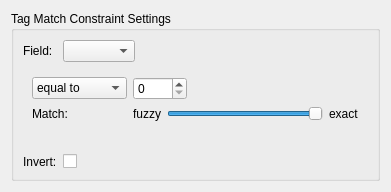
<?xml version="1.0" encoding="UTF-8"?>
<ui version="4.0">
 <author>Soren Harward &lt;stharward@gmail.com&gt;</author>
 <class>TagMatchEditWidget</class>
 <widget class="QWidget" name="TagMatchEditWidget">
  <property name="geometry">
   <rect>
    <x>0</x>
    <y>0</y>
    <width>391</width>
    <height>190</height>
   </rect>
  </property>
  <property name="windowTitle">
   <string>Form</string>
  </property>
  <property name="whatsThis">
   <string>An editor for a TagMatch constraint.  The user can specify a track characteristic, and the APG will fill the playlist with tracks that match that characteristic.  This functions similarity to the matching attributes of the smart playlists in Amarok 1.4.</string>
  </property>
  <layout class="QVBoxLayout" name="verticalLayout">
   <item>
    <widget class="QGroupBox" name="groupBox">
     <property name="title">
      <string>Tag Match Constraint Settings</string>
     </property>
     <layout class="QGridLayout" name="gridLayout_4">
      <item row="1" column="0">
       <layout class="QGridLayout" name="gridLayout_3">
        <item row="0" column="0">
         <widget class="QLabel" name="label_Match">
          <property name="whatsThis">
           <string>Selects which track characteristic you want to match.</string>
          </property>
          <property name="text">
           <string>Field:</string>
          </property>
          <property name="buddy">
           <cstring>comboBox_Field</cstring>
          </property>
         </widget>
        </item>
        <item row="0" column="1">
         <layout class="QHBoxLayout" name="horizontalLayout_11">
          <item>
           <widget class="QComboBox" name="comboBox_Field">
            <property name="whatsThis">
             <string>Selects which track characteristic you want to match.</string>
            </property>
           </widget>
          </item>
          <item>
           <spacer name="horizontalSpacer_5">
            <property name="orientation">
             <enum>Qt::Horizontal</enum>
            </property>
            <property name="sizeHint" stdset="0">
             <size>
              <width>40</width>
              <height>20</height>
             </size>
            </property>
           </spacer>
          </item>
         </layout>
        </item>
        <item row="2" column="1">
         <widget class="QCheckBox" name="checkBox_Invert">
          <property name="whatsThis">
           <string>&lt;!DOCTYPE HTML PUBLIC &quot;-//W3C//DTD HTML 4.0//EN&quot; &quot;http://www.w3.org/TR/REC-html40/strict.dtd&quot;&gt;
&lt;html&gt;&lt;head&gt;&lt;meta name=&quot;qrichtext&quot; content=&quot;1&quot; /&gt;&lt;style type=&quot;text/css&quot;&gt;
p, li { white-space: pre-wrap; }
&lt;/style&gt;&lt;/head&gt;&lt;body style=&quot; font-family:'Calibri'; font-size:10pt; font-weight:400; font-style:normal;&quot;&gt;
&lt;p style=&quot; margin-top:0px; margin-bottom:0px; margin-left:0px; margin-right:0px; -qt-block-indent:0; text-indent:0px;&quot;&gt;The APG will choose all tracks that do &lt;span style=&quot; font-weight:600;&quot;&gt;not&lt;/span&gt; match the specified characteristics.&lt;/p&gt;&lt;/body&gt;&lt;/html&gt;</string>
          </property>
          <property name="text">
           <string/>
          </property>
         </widget>
        </item>
        <item row="2" column="0">
         <widget class="QLabel" name="label_Invert">
          <property name="whatsThis">
           <string>&lt;!DOCTYPE HTML PUBLIC &quot;-//W3C//DTD HTML 4.0//EN&quot; &quot;http://www.w3.org/TR/REC-html40/strict.dtd&quot;&gt;
&lt;html&gt;&lt;head&gt;&lt;meta name=&quot;qrichtext&quot; content=&quot;1&quot; /&gt;&lt;style type=&quot;text/css&quot;&gt;
p, li { white-space: pre-wrap; }
&lt;/style&gt;&lt;/head&gt;&lt;body style=&quot; font-family:'Calibri'; font-size:10pt; font-weight:400; font-style:normal;&quot;&gt;
&lt;p style=&quot; margin-top:0px; margin-bottom:0px; margin-left:0px; margin-right:0px; -qt-block-indent:0; text-indent:0px;&quot;&gt;The APG will choose all tracks that do &lt;span style=&quot; font-weight:600;&quot;&gt;not&lt;/span&gt; match the specified characteristics.&lt;/p&gt;&lt;/body&gt;&lt;/html&gt;</string>
          </property>
          <property name="text">
           <string>Invert:</string>
          </property>
          <property name="buddy">
           <cstring>checkBox_Invert</cstring>
          </property>
         </widget>
        </item>
        <item row="1" column="0" colspan="2">
         <widget class="QStackedWidget" name="stackedWidget_Field">
          <property name="currentIndex">
           <number>0</number>
          </property>
          <widget class="QWidget" name="page_valueInt">
           <layout class="QGridLayout" name="gridLayout_2">
            <item row="0" column="0">
             <layout class="QGridLayout" name="gridLayout">
              <item row="0" column="0">
               <widget class="QComboBox" name="comboBox_ComparisonInt">
                <property name="whatsThis">
                 <string>Whether the APG should choose tracks that are less than, equal to, or greater than the specified value.</string>
                </property>
                <property name="currentIndex">
                 <number>1</number>
                </property>
                <item>
                 <property name="text">
                  <string>less than</string>
                 </property>
                </item>
                <item>
                 <property name="text">
                  <string>equal to</string>
                 </property>
                </item>
                <item>
                 <property name="text">
                  <string>greater than</string>
                 </property>
                </item>
               </widget>
              </item>
              <item row="0" column="1">
               <layout class="QHBoxLayout" name="horizontalLayout_9">
                <item>
                 <widget class="QSpinBox" name="spinBox_ValueInt">
                  <property name="whatsThis">
                   <string>The numerical value that the track characteristic should match.</string>
                  </property>
                  <property name="maximum">
                   <number>9999</number>
                  </property>
                 </widget>
                </item>
                <item>
                 <spacer name="horizontalSpacer_4">
                  <property name="orientation">
                   <enum>Qt::Horizontal</enum>
                  </property>
                  <property name="sizeHint" stdset="0">
                   <size>
                    <width>40</width>
                    <height>20</height>
                   </size>
                  </property>
                 </spacer>
                </item>
               </layout>
              </item>
              <item row="1" column="0">
               <widget class="QLabel" name="label_StrictnessInt">
                <property name="whatsThis">
                 <string>How strict the APG should be about matching tracks to the specified value.</string>
                </property>
                <property name="text">
                 <string>Match:</string>
                </property>
                <property name="buddy">
                 <cstring>slider_StrictnessInt</cstring>
                </property>
               </widget>
              </item>
              <item row="1" column="1">
               <layout class="QHBoxLayout" name="horizontalLayout_10">
                <item>
                 <widget class="QLabel" name="label_FuzzyInt">
                  <property name="text">
                   <string>fuzzy</string>
                  </property>
                 </widget>
                </item>
                <item>
                 <widget class="QSlider" name="slider_StrictnessInt">
                  <property name="whatsThis">
                   <string>How strict the APG should be about matching tracks to the specified value.</string>
                  </property>
                  <property name="maximum">
                   <number>10</number>
                  </property>
                  <property name="value">
                   <number>10</number>
                  </property>
                  <property name="orientation">
                   <enum>Qt::Horizontal</enum>
                  </property>
                 </widget>
                </item>
                <item>
                 <widget class="QLabel" name="label_ExactInt">
                  <property name="text">
                   <string>exact</string>
                  </property>
                 </widget>
                </item>
               </layout>
              </item>
              <item row="2" column="1">
               <spacer name="verticalSpacer_4">
                <property name="orientation">
                 <enum>Qt::Vertical</enum>
                </property>
                <property name="sizeHint" stdset="0">
                 <size>
                  <width>20</width>
                  <height>40</height>
                 </size>
                </property>
               </spacer>
              </item>
             </layout>
            </item>
           </layout>
          </widget>
          <widget class="QWidget" name="page_valueDate">
           <layout class="QGridLayout" name="gridLayout_8">
            <item row="0" column="0">
             <layout class="QGridLayout" name="gridLayout_7">
              <item row="0" column="0">
               <widget class="QComboBox" name="comboBox_ComparisonDate">
                <property name="whatsThis">
                 <string>Whether the APG should choose tracks that are before, on, or after a specific date; or whether it should choose tracks that are within a certain time range.</string>
                </property>
                <property name="currentIndex">
                 <number>1</number>
                </property>
                <item>
                 <property name="text">
                  <string>before</string>
                 </property>
                </item>
                <item>
                 <property name="text">
                  <string>on</string>
                 </property>
                </item>
                <item>
                 <property name="text">
                  <string>after</string>
                 </property>
                </item>
                <item>
                 <property name="text">
                  <string>within the last</string>
                 </property>
                </item>
               </widget>
              </item>
              <item row="0" column="1">
               <widget class="QStackedWidget" name="stackedWidget_Date">
                <property name="sizePolicy">
                 <sizepolicy hsizetype="Preferred" vsizetype="Fixed">
                  <horstretch>0</horstretch>
                  <verstretch>0</verstretch>
                 </sizepolicy>
                </property>
                <property name="currentIndex">
                 <number>1</number>
                </property>
                <widget class="QWidget" name="page_DateSpecific">
                 <property name="whatsThis">
                  <string>The specific date that the APG should use for matching.</string>
                 </property>
                 <layout class="QHBoxLayout" name="horizontalLayout_8">
                  <item>
                   <layout class="QHBoxLayout" name="horizontalLayout_5">
                    <item>
                     <widget class="KDateWidget" name="kdatewidget_DateSpecific">
                      <property name="sizePolicy">
                       <sizepolicy hsizetype="Preferred" vsizetype="Fixed">
                        <horstretch>0</horstretch>
                        <verstretch>0</verstretch>
                       </sizepolicy>
                      </property>
                     </widget>
                    </item>
                    <item>
                     <spacer name="horizontalSpacer">
                      <property name="orientation">
                       <enum>Qt::Horizontal</enum>
                      </property>
                      <property name="sizeHint" stdset="0">
                       <size>
                        <width>40</width>
                        <height>20</height>
                       </size>
                      </property>
                     </spacer>
                    </item>
                   </layout>
                  </item>
                 </layout>
                </widget>
                <widget class="QWidget" name="page_DateRange">
                 <property name="whatsThis">
                  <string>The relative time period that the APG should try to match.</string>
                 </property>
                 <layout class="QHBoxLayout" name="horizontalLayout_7">
                  <item>
                   <layout class="QHBoxLayout" name="horizontalLayout_6">
                    <item>
                     <widget class="QSpinBox" name="spinBox_ValueDateValue"/>
                    </item>
                    <item>
                     <widget class="QComboBox" name="comboBox_ValueDateUnit">
                      <item>
                       <property name="text">
                        <string>days</string>
                       </property>
                      </item>
                      <item>
                       <property name="text">
                        <string>months</string>
                       </property>
                      </item>
                      <item>
                       <property name="text">
                        <string>years</string>
                       </property>
                      </item>
                     </widget>
                    </item>
                    <item>
                     <spacer name="horizontalSpacer_2">
                      <property name="orientation">
                       <enum>Qt::Horizontal</enum>
                      </property>
                      <property name="sizeHint" stdset="0">
                       <size>
                        <width>40</width>
                        <height>20</height>
                       </size>
                      </property>
                     </spacer>
                    </item>
                   </layout>
                  </item>
                 </layout>
                </widget>
               </widget>
              </item>
              <item row="1" column="0">
               <widget class="QLabel" name="label_strictnessDate">
                <property name="whatsThis">
                 <string>How strict the APG should be about matching tracks to the specified date.</string>
                </property>
                <property name="text">
                 <string>Match:</string>
                </property>
                <property name="buddy">
                 <cstring>slider_StrictnessDate</cstring>
                </property>
               </widget>
              </item>
              <item row="1" column="1">
               <layout class="QHBoxLayout" name="horizontalLayout">
                <item>
                 <widget class="QLabel" name="label_FuzzyDate">
                  <property name="text">
                   <string>fuzzy</string>
                  </property>
                 </widget>
                </item>
                <item>
                 <widget class="QSlider" name="slider_StrictnessDate">
                  <property name="whatsThis">
                   <string>How strict the APG should be about matching tracks to the specified date.</string>
                  </property>
                  <property name="maximum">
                   <number>10</number>
                  </property>
                  <property name="value">
                   <number>10</number>
                  </property>
                  <property name="orientation">
                   <enum>Qt::Horizontal</enum>
                  </property>
                 </widget>
                </item>
                <item>
                 <widget class="QLabel" name="label_ExactDate">
                  <property name="text">
                   <string>exact</string>
                  </property>
                 </widget>
                </item>
               </layout>
              </item>
              <item row="2" column="1">
               <spacer name="verticalSpacer_5">
                <property name="orientation">
                 <enum>Qt::Vertical</enum>
                </property>
                <property name="sizeHint" stdset="0">
                 <size>
                  <width>20</width>
                  <height>40</height>
                 </size>
                </property>
               </spacer>
              </item>
             </layout>
            </item>
           </layout>
          </widget>
          <widget class="QWidget" name="page_valueString">
           <layout class="QGridLayout" name="gridLayout_10">
            <item row="0" column="0">
             <layout class="QGridLayout" name="gridLayout_9">
              <item row="0" column="0">
               <widget class="QComboBox" name="comboBox_ComparisonString">
                <property name="whatsThis">
                 <string>Whether the APG should match tracks that equal, start with, end with, or contain the specified string.</string>
                </property>
                <item>
                 <property name="text">
                  <string>equals</string>
                 </property>
                </item>
                <item>
                 <property name="text">
                  <string>starts with</string>
                 </property>
                </item>
                <item>
                 <property name="text">
                  <string>ends with</string>
                 </property>
                </item>
                <item>
                 <property name="text">
                  <string>contains</string>
                 </property>
                </item>
               </widget>
              </item>
              <item row="0" column="1">
               <widget class="QLineEdit" name="lineEdit_StringValue">
                <property name="whatsThis">
                 <string>The string that the APG should use when matching tracks.</string>
                </property>
               </widget>
              </item>
              <item row="1" column="1">
               <spacer name="verticalSpacer">
                <property name="orientation">
                 <enum>Qt::Vertical</enum>
                </property>
                <property name="sizeHint" stdset="0">
                 <size>
                  <width>20</width>
                  <height>40</height>
                 </size>
                </property>
               </spacer>
              </item>
             </layout>
            </item>
           </layout>
          </widget>
          <widget class="QWidget" name="page_valueTime">
           <layout class="QGridLayout" name="gridLayout_12">
            <item row="0" column="0">
             <layout class="QGridLayout" name="gridLayout_11">
              <item row="0" column="0">
               <widget class="QComboBox" name="comboBox_ComparisonTime">
                <property name="whatsThis">
                 <string>Whether the APG should choose tracks that are less than, equal to, or greater than the specified time.</string>
                </property>
                <property name="currentIndex">
                 <number>1</number>
                </property>
                <item>
                 <property name="text">
                  <string>less than</string>
                 </property>
                </item>
                <item>
                 <property name="text">
                  <string>equal to</string>
                 </property>
                </item>
                <item>
                 <property name="text">
                  <string>greater than</string>
                 </property>
                </item>
               </widget>
              </item>
              <item row="0" column="1">
               <layout class="QHBoxLayout" name="horizontalLayout_13">
                <item>
                 <widget class="QTimeEdit" name="timeEdit_TimeValue">
                  <property name="whatsThis">
                   <string>The time that the APG should try to match.</string>
                  </property>
                  <property name="minimumTime">
                   <time>
                    <hour>0</hour>
                    <minute>0</minute>
                    <second>0</second>
                   </time>
                  </property>
                  <property name="currentSection">
                   <enum>QDateTimeEdit::HourSection</enum>
                  </property>
                  <property name="displayFormat">
                   <string>h:mm:ss</string>
                  </property>
                  <property name="time">
                   <time>
                    <hour>0</hour>
                    <minute>0</minute>
                    <second>0</second>
                   </time>
                  </property>
                 </widget>
                </item>
                <item>
                 <spacer name="horizontalSpacer_13">
                  <property name="orientation">
                   <enum>Qt::Horizontal</enum>
                  </property>
                  <property name="sizeHint" stdset="0">
                   <size>
                    <width>40</width>
                    <height>20</height>
                   </size>
                  </property>
                 </spacer>
                </item>
               </layout>
              </item>
              <item row="1" column="0">
               <widget class="QLabel" name="label_StrictnessTime">
                <property name="whatsThis">
                 <string>How strict the APG should be about matching tracks to the specified time.</string>
                </property>
                <property name="text">
                 <string>Match:</string>
                </property>
                <property name="buddy">
                 <cstring>slider_StrictnessTime</cstring>
                </property>
               </widget>
              </item>
              <item row="1" column="1">
               <layout class="QHBoxLayout" name="horizontalLayout_2">
                <item>
                 <widget class="QLabel" name="label_FuzzyTime">
                  <property name="text">
                   <string>fuzzy</string>
                  </property>
                 </widget>
                </item>
                <item>
                 <widget class="QSlider" name="slider_StrictnessTime">
                  <property name="whatsThis">
                   <string>How strict the APG should be about matching tracks to the specified time.</string>
                  </property>
                  <property name="maximum">
                   <number>10</number>
                  </property>
                  <property name="value">
                   <number>10</number>
                  </property>
                  <property name="orientation">
                   <enum>Qt::Horizontal</enum>
                  </property>
                 </widget>
                </item>
                <item>
                 <widget class="QLabel" name="label_ExactTime">
                  <property name="text">
                   <string>exact</string>
                  </property>
                 </widget>
                </item>
               </layout>
              </item>
              <item row="2" column="1">
               <spacer name="verticalSpacer_2">
                <property name="orientation">
                 <enum>Qt::Vertical</enum>
                </property>
                <property name="sizeHint" stdset="0">
                 <size>
                  <width>20</width>
                  <height>40</height>
                 </size>
                </property>
               </spacer>
              </item>
             </layout>
            </item>
           </layout>
          </widget>
          <widget class="QWidget" name="page_valueRating">
           <layout class="QGridLayout" name="gridLayout_6">
            <item row="0" column="0">
             <layout class="QGridLayout" name="gridLayout_5">
              <item row="0" column="0">
               <widget class="QComboBox" name="comboBox_ComparisonRating">
                <property name="whatsThis">
                 <string>Whether the APG should choose tracks that are less than, equal to, or greater than the specified rating.</string>
                </property>
                <property name="currentIndex">
                 <number>1</number>
                </property>
                <item>
                 <property name="text">
                  <string>less than</string>
                 </property>
                </item>
                <item>
                 <property name="text">
                  <string>equal to</string>
                 </property>
                </item>
                <item>
                 <property name="text">
                  <string>greater than</string>
                 </property>
                </item>
               </widget>
              </item>
              <item row="0" column="1">
               <layout class="QHBoxLayout" name="horizontalLayout_3">
                <item>
                 <widget class="KRatingWidget" name="rating_RatingValue">
                  <property name="whatsThis">
                   <string>The rating that the APG should try to match.</string>
                  </property>
                  <property name="frameShape">
                   <enum>QFrame::NoFrame</enum>
                  </property>
                  <property name="frameShadow">
                   <enum>QFrame::Plain</enum>
                  </property>
                 </widget>
                </item>
                <item>
                 <spacer name="horizontalSpacer_3">
                  <property name="orientation">
                   <enum>Qt::Horizontal</enum>
                  </property>
                  <property name="sizeHint" stdset="0">
                   <size>
                    <width>40</width>
                    <height>20</height>
                   </size>
                  </property>
                 </spacer>
                </item>
               </layout>
              </item>
              <item row="1" column="0">
               <widget class="QLabel" name="label_StrictnessRating">
                <property name="whatsThis">
                 <string>How strict the APG should be about matching tracks to the specified rating.</string>
                </property>
                <property name="text">
                 <string>Match:</string>
                </property>
                <property name="buddy">
                 <cstring>slider_StrictnessRating</cstring>
                </property>
               </widget>
              </item>
              <item row="1" column="1">
               <layout class="QHBoxLayout" name="horizontalLayout_4">
                <item>
                 <widget class="QLabel" name="label_FuzzyRating">
                  <property name="text">
                   <string>fuzzy</string>
                  </property>
                 </widget>
                </item>
                <item>
                 <widget class="QSlider" name="slider_StrictnessRating">
                  <property name="whatsThis">
                   <string>How strict the APG should be about matching tracks to the specified rating.</string>
                  </property>
                  <property name="maximum">
                   <number>10</number>
                  </property>
                  <property name="value">
                   <number>10</number>
                  </property>
                  <property name="orientation">
                   <enum>Qt::Horizontal</enum>
                  </property>
                 </widget>
                </item>
                <item>
                 <widget class="QLabel" name="label_ExactRating">
                  <property name="text">
                   <string>exact</string>
                  </property>
                 </widget>
                </item>
               </layout>
              </item>
              <item row="2" column="1">
               <spacer name="verticalSpacer_3">
                <property name="orientation">
                 <enum>Qt::Vertical</enum>
                </property>
                <property name="sizeHint" stdset="0">
                 <size>
                  <width>20</width>
                  <height>40</height>
                 </size>
                </property>
               </spacer>
              </item>
             </layout>
            </item>
           </layout>
          </widget>
         </widget>
        </item>
       </layout>
      </item>
     </layout>
    </widget>
   </item>
  </layout>
 </widget>
 <customwidgets>
  <customwidget>
   <class>KDateWidget</class>
   <extends>QWidget</extends>
   <header>kdatewidget.h</header>
  </customwidget>
  <customwidget>
   <class>KRatingWidget</class>
   <extends>QFrame</extends>
   <header>kratingwidget.h</header>
   <container>1</container>
  </customwidget>
 </customwidgets>
 <resources/>
 <connections/>
</ui>
